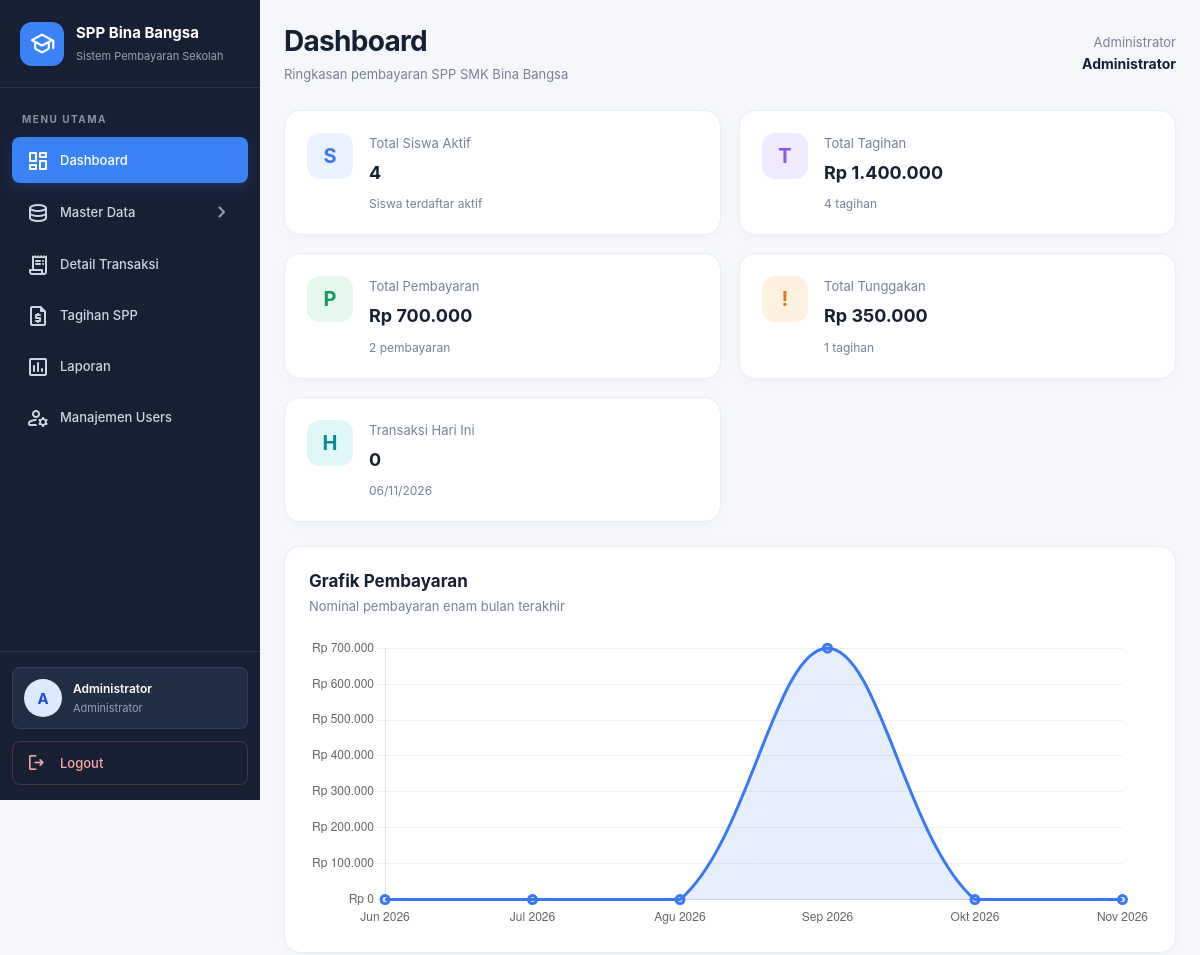
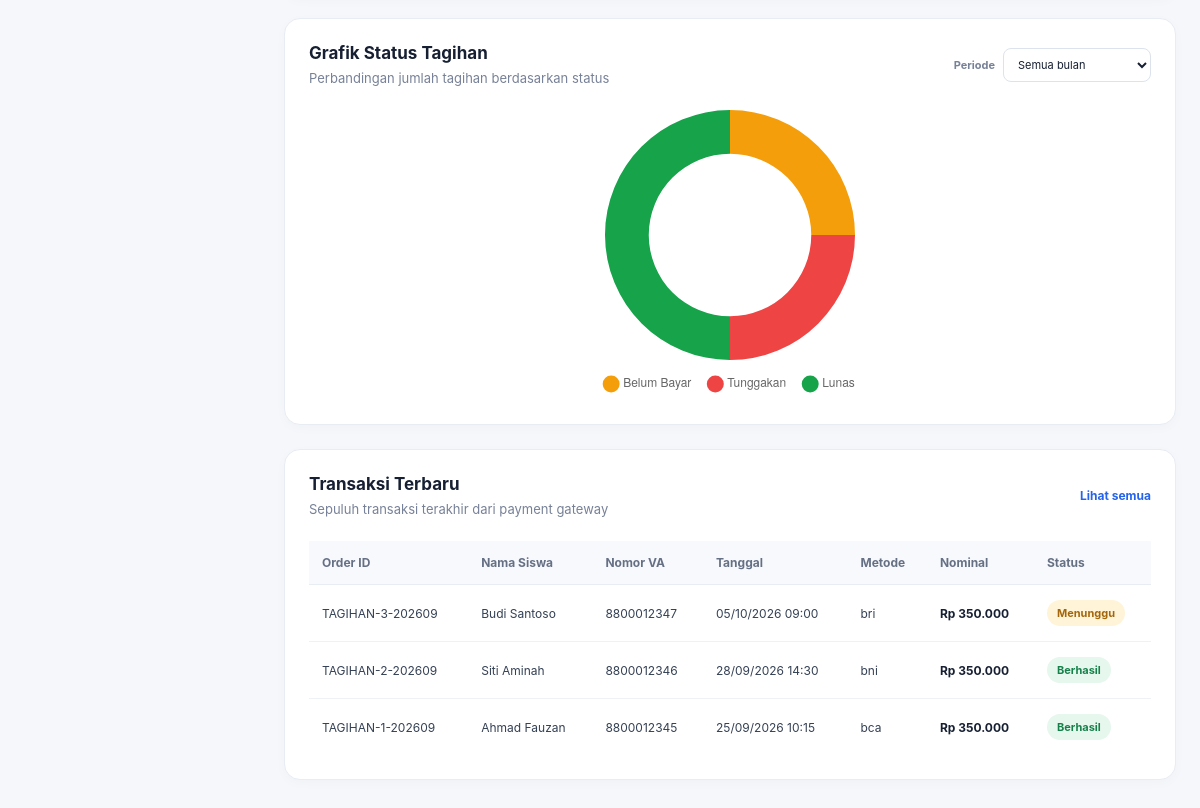
Page /admin/dashboard.php (signed in) on the committed database (2 pictures, top to bottom).
### tables this page shows
CREATE TABLE `transaksi_payment_gateway` (
  `id_transaksi`      INT UNSIGNED NOT NULL AUTO_INCREMENT,
  `order_id`          VARCHAR(100) NOT NULL COMMENT 'dibuat aplikasi, contoh: TAGIHAN-3-202609',
  `transaction_id`    VARCHAR(100) NULL COMMENT 'dari notifikasi Midtrans',
  `virtual_account`   VARCHAR(20)  NOT NULL,
  `id_siswa`          INT UNSIGNED NULL,
  `tanggal_transaksi` DATE NULL,
  `waktu_transaksi`   DATETIME NULL COMMENT 'transaction_time / settlement_time dari Midtrans',
  `nominal`           BIGINT UNSIGNED NOT NULL,
  `payment_type`      VARCHAR(30) NULL COMMENT 'bank_transfer, qris, e_wallet, dll',
  `payment_channel`   VARCHAR(50) NULL COMMENT 'bca, bni, bri, mandiri, dll',
  `reference_number`  VARCHAR(100) NULL COMMENT 'nomor referensi bank / fraud',
  `status_transaksi`  ENUM('pending','capture','settlement','deny','cancel','expire') NOT NULL DEFAULT 'pending',
  `fraud_status`      ENUM('accept','deny','challenge') NULL,
  `signature_key`     VARCHAR(255) NULL,
  `raw_response`      TEXT NULL COMMENT 'payload notifikasi Midtrans apa adanya',
  `created_at`        DATETIME NOT NULL DEFAULT CURRENT_TIMESTAMP,
  `updated_at`        DATETIME NOT NULL DEFAULT CURRENT_TIMESTAMP ON UPDATE CURRENT_TIMESTAMP,
  PRIMARY KEY (`id_transaksi`),
  UNIQUE KEY `uq_trx_order_id` (`order_id`),
  UNIQUE KEY `uq_trx_transaction_id` (`transaction_id`),
  KEY `fk_trx_siswa` (`id_siswa`),
  KEY `idx_trx_va` (`virtual_account`),
  KEY `idx_trx_status` (`status_transaksi`),
  CONSTRAINT `fk_trx_siswa` FOREIGN KEY (`id_siswa`) REFERENCES `siswa` (`id_siswa`) ON DELETE SET NULL
);

CREATE TABLE `siswa` (
  `id_siswa`       INT UNSIGNED NOT NULL AUTO_INCREMENT,
  `nis`            CHAR(5)     NOT NULL COMMENT '5 digit, menjadi 5 digit terakhir nomor VA',
  `nisn`           CHAR(10)    NULL,
  `nama`           VARCHAR(100) NOT NULL,
  `jenis_kelamin`  ENUM('L','P') NOT NULL,
  `tempat_lahir`   VARCHAR(60) NULL,
  `tanggal_lahir`  DATE        NULL,
  `alamat`         VARCHAR(255) NULL,
  `no_hp`          VARCHAR(20) NULL,
  `nama_orang_tua` VARCHAR(100) NULL,
  `id_kelas`       INT UNSIGNED NOT NULL,
  `id_tahun_ajaran` INT UNSIGNED NOT NULL,
  `id_user`        INT UNSIGNED NULL COMMENT 'akun login siswa',
  `status`         ENUM('aktif','lulus','keluar') NOT NULL DEFAULT 'aktif',
  `created_at`     DATETIME NOT NULL DEFAULT CURRENT_TIMESTAMP,
  `updated_at`     DATETIME NOT NULL DEFAULT CURRENT_TIMESTAMP ON UPDATE CURRENT_TIMESTAMP,
  PRIMARY KEY (`id_siswa`),
  UNIQUE KEY `uq_siswa_nis` (`nis`),
  UNIQUE KEY `uq_siswa_nisn` (`nisn`),
  UNIQUE KEY `uq_siswa_user` (`id_user`),
  KEY `fk_siswa_kelas` (`id_kelas`),
  KEY `fk_siswa_ta` (`id_tahun_ajaran`),
  CONSTRAINT `fk_siswa_kelas` FOREIGN KEY (`id_kelas`) REFERENCES `kelas` (`id_kelas`),
  CONSTRAINT `fk_siswa_ta`    FOREIGN KEY (`id_tahun_ajaran`) REFERENCES `tahun_ajaran` (`id_tahun_ajaran`),
  CONSTRAINT `fk_siswa_user`  FOREIGN KEY (`id_user`) REFERENCES `users` (`id_user`) ON DELETE SET NULL
);

### admin/dashboard.php (the view, shortened to what the rows shown need)
<?php
require_once __DIR__ . '/../config/koneksi.php';
function rupiah(int|float $nominal): string
{
    return 'Rp ' . number_format((float) $nominal, 0, ',', '.');
}
function aman(mixed $value): string
{
    return htmlspecialchars((string) ($value ?? '-'), ENT_QUOTES, 'UTF-8');
}
$totalSiswa = 0;
$totalNominalTagihan = 0;
$totalNominalPembayaran = 0;
$totalNominalTunggakan = 0;
$transaksiHariIni = 0;
$transaksiTerbaru = [];
$grafikPembayaran = [];
$grafikTunggakan = [];
try {
    $stmt = $pdo->query("
        SELECT COUNT(*)
        FROM siswa
        WHERE status = 'aktif'
    ");
    $totalSiswa = (int) $stmt->fetchColumn();
    $stmt = $pdo->query("
        SELECT
            COUNT(*) AS jumlah,
            COALESCE(SUM(nominal), 0) AS nominal
        FROM tagihan_spp
    ");
    $data = $stmt->fetch(PDO::FETCH_ASSOC);
    $totalNominalTagihan = (float) $data['nominal'];
    $stmt = $pdo->query("
        SELECT
            COUNT(*) AS jumlah,
            COALESCE(SUM(nominal_pembayaran), 0) AS nominal
        FROM pembayaran
    ");
    $data = $stmt->fetch(PDO::FETCH_ASSOC);
    $totalNominalPembayaran = (float) $data['nominal'];
    $stmt = $pdo->query("
        SELECT
            COUNT(*) AS jumlah,
            COALESCE(SUM(nominal), 0) AS nominal
        FROM tagihan_spp
        WHERE status = 'TUNGGAKAN'
    ");
    $data = $stmt->fetch(PDO::FETCH_ASSOC);
    $totalNominalTunggakan = (float) $data['nominal'];
    $stmt = $pdo->query("
        SELECT COUNT(*)
        FROM transaksi_payment_gateway
        WHERE tanggal_transaksi = CURDATE()
    ");
    $transaksiHariIni = (int) $stmt->fetchColumn();
    $stmt = $pdo->query("
        SELECT
            DATE_FORMAT(tanggal_pembayaran, '%Y-%m') AS periode,
            SUM(nominal_pembayaran) AS total
        FROM pembayaran
        WHERE tanggal_pembayaran >=
            DATE_FORMAT(DATE_SUB(CURDATE(), INTERVAL 5 MONTH), '%Y-%m-01')
          AND tanggal_pembayaran < DATE_ADD(LAST_DAY(CURDATE()), INTERVAL 1 DAY)
        GROUP BY DATE_FORMAT(tanggal_pembayaran, '%Y-%m')
        ORDER BY periode ASC
    ");
    $hasilGrafik = $stmt->fetchAll(PDO::FETCH_ASSOC);
    $labelBulan = [];
    $nilaiPembayaran = [];
    $dataPeriode = [];
    foreach ($hasilGrafik as $baris) {
        $dataPeriode[$baris['periode']] = (float) $baris['total'];
    }
    $namaBulan = [
        1 => 'Jan', 'Feb', 'Mar', 'Apr', 'Mei', 'Jun',
        'Jul', 'Agu', 'Sep', 'Okt', 'Nov', 'Des'
    ];
    for ($i = 5; $i >= 0; $i--) {
        $tanggal = new DateTime('first day of this month');
        $tanggal->modify("-{$i} months");
        $periode = $tanggal->format('Y-m');
        $labelBulan[] = $namaBulan[(int) $tanggal->format('n')]
            . ' ' . $tanggal->format('Y');
        $nilaiPembayaran[] = $dataPeriode[$periode] ?? 0;
    }
    $grafikPembayaran = [
        'labels' => $labelBulan,
        'data' => $nilaiPembayaran
    ];
    $filterStatusSql = '';
    $filterStatusParams = [];
    $stmt = $pdo->prepare(
        "SELECT status, COUNT(*) AS jumlah
         FROM tagihan_spp
         {$filterStatusSql}
         GROUP BY status"
    );
    $stmt->execute($filterStatusParams);
    $hasilStatus = $stmt->fetchAll(PDO::FETCH_KEY_PAIR);
    $grafikTunggakan = [
        'labels' => ['Belum Bayar', 'Tunggakan', 'Lunas'],
        'data' => [
            (int) ($hasilStatus['BELUM_BAYAR'] ?? 0),
            (int) ($hasilStatus['TUNGGAKAN'] ?? 0),
            (int) ($hasilStatus['LUNAS'] ?? 0)
        ]
    ];
    $stmt = $pdo->query("
        SELECT
            t.id_transaksi,
            t.order_id,
            COALESCE(va.nomor_va, t.virtual_account) AS virtual_account,
            t.nominal,
            t.payment_type,
            t.payment_channel,
            t.status_transaksi,
            t.tanggal_transaksi,
            t.waktu_transaksi,
            t.created_at,
            t.updated_at,
            s.nama AS nama_siswa
        FROM transaksi_payment_gateway t
        LEFT JOIN siswa s ON s.id_siswa = t.id_siswa
        LEFT JOIN virtual_account va ON va.id_siswa = t.id_siswa AND va.status = 'aktif'
        ORDER BY
            COALESCE(t.waktu_transaksi, t.created_at) DESC,
            t.id_transaksi DESC
        LIMIT 10
    ");
    $transaksiTerbaru = $stmt->fetchAll(PDO::FETCH_ASSOC);
} catch (PDOException $e) {
    error_log('Dashboard SPP: ' . $e->getMessage());
    $errorDatabase = true;
}
function labelStatus(string $status): string
{
    return match ($status) {
        'settlement' => 'Berhasil',
        'capture' => 'Berhasil',
        'pending' => 'Menunggu',
        'deny' => 'Ditolak',
        'cancel' => 'Dibatalkan',
        'expire' => 'Kedaluwarsa',
        default => ucfirst($status)
    };
}
?>
<!DOCTYPE html>
<html lang="id">
<head>
    <link rel="stylesheet" href="../assets/css/admin/sidebar.css">
    <link rel="stylesheet" href="../assets/css/admin/dashboard.css">
</head>
<body>
<?php require_once __DIR__ . '/partials/sidebar.php'; ?>
<main class="dashboard-main">
    <header class="dashboard-header">
        <div>
            <h1>Dashboard</h1>
        </div>
    </header>
    <section class="stats-grid">
        <article class="stat-card stat-blue">
            <div>
                <h2><?= number_format($totalSiswa, 0, ',', '.') ?></h2>
            </div>
        </article>
        <article class="stat-card stat-purple">
            <div>
                <h2><?= rupiah($totalNominalTagihan) ?></h2>
            </div>
        </article>
        <article class="stat-card stat-green">
            <div>
                <h2><?= rupiah($totalNominalPembayaran) ?></h2>
            </div>
        </article>
        <article class="stat-card stat-orange">
            <div>
                <h2><?= rupiah($totalNominalTunggakan) ?></h2>
            </div>
        </article>
        <article class="stat-card stat-teal">
            <div>
                <h2><?= number_format($transaksiHariIni, 0, ',', '.') ?></h2>
            </div>
        </article>
    </section>
    <section class="charts-grid">
        <article class="panel">
            <div class="panel-heading">
                <div>
                    <h2>Grafik Pembayaran</h2>
                </div>
            </div>
        </article>
        <article class="panel">
            <div class="panel-heading">
                <div>
                    <h2>Grafik Status Tagihan</h2>
                </div>
            </div>
        </article>
    </section>
    <section class="panel transactions-panel">
        <div class="panel-heading">
            <div>
                <h2>Transaksi Terbaru</h2>
            </div>
        </div>
        <div class="table-wrapper">
            <table class="transactions-table">
                <thead>
                    <tr>
                        <th>Order ID</th>
                        <th>Nama Siswa</th>
                        <th>Nomor VA</th>
                        <th>Tanggal</th>
                        <th>Metode</th>
                        <th>Nominal</th>
                        <th>Status</th>
                    </tr>
                </thead>
                <tbody>
                <?php if (empty($transaksiTerbaru)): ?>
                    <tr>
                        <td colspan="7" class="empty-state">
                            Belum ada data transaksi.
                        </td>
                    </tr>
                <?php else: ?>
                    <?php foreach ($transaksiTerbaru as $trx): ?>
                        <?php
                        $status = (string) $trx['status_transaksi'];
                        $statusClass = match ($status) {
                            'settlement', 'capture' => 'status-success',
                            'pending' => 'status-pending',
                            'deny', 'cancel' => 'status-failed',
                            'expire' => 'status-expired',
                            default => 'status-neutral'
                        };
                        $tanggal = $trx['waktu_transaksi']
                            ?: $trx['tanggal_transaksi']
                            ?: $trx['created_at'];
                        ?>
                        <tr>
                            <td><?= aman($trx['order_id']) ?></td>
                            <td><?= aman($trx['nama_siswa'] ?? 'Siswa tidak tersedia') ?></td>
                            <td><?= aman($trx['virtual_account']) ?></td>
                            <td>
                                <?= $tanggal
                                    ? aman(date('d/m/Y H:i', strtotime($tanggal)))
                                    : '-' ?>
                            </td>
                            <td>
                                <?= aman($trx['payment_channel'] ?: $trx['payment_type'] ?: '-') ?>
                            </td>
                            <td class="amount-cell"><?= rupiah((float) $trx['nominal']) ?></td>
                            <td>
                                <span class="status-badge <?= $statusClass ?>">
                                    <?= aman(labelStatus($status)) ?>
                                </span>
                            </td>
                        </tr>
                    <?php endforeach; ?>
                <?php endif; ?>
                </tbody>
            </table>
        </div>
    </section>
</main>
<script>
const formatRupiah = (angka) => {
    return new Intl.NumberFormat('id-ID', {
        style: 'currency',
        currency: 'IDR',
        maximumFractionDigits: 0
    }).format(angka);
};
const dataPembayaran = <?= json_encode(
    $grafikPembayaran,
    JSON_HEX_TAG | JSON_HEX_APOS | JSON_HEX_QUOT | JSON_HEX_AMP
) ?>;
const dataTunggakan = <?= json_encode(
    $grafikTunggakan,
    JSON_HEX_TAG | JSON_HEX_APOS | JSON_HEX_QUOT | JSON_HEX_AMP
) ?>;
// Grafik garis pembayaran.
new Chart(document.getElementById('grafikPembayaran'), {
    type: 'line',
    data: {
        labels: dataPembayaran.labels,
        datasets: [{
            label: 'Total Pembayaran',
            data: dataPembayaran.data,
            borderColor: '#3978f6',
            backgroundColor: 'rgba(57, 120, 246, 0.12)',
            borderWidth: 3,
            fill: true,
            tension: 0.35,
            pointRadius: 4,
            pointHoverRadius: 6
        }]
    },
    options: {
        responsive: true,
        maintainAspectRatio: false,
        plugins: {
            legend: { display: false },
            tooltip: {
                callbacks: {
                    label: (context) => formatRupiah(context.parsed.y)
                }
            }
        },
        scales: {
            y: {
                beginAtZero: true,
                ticks: {
                    callback: (value) => formatRupiah(value)
                },
                grid: { color: '#edf0f5' }
            },
            x: {
                grid: { display: false }
            }
        }
    }
});
// Grafik doughnut status tagihan.
new Chart(document.getElementById('grafikTunggakan'), {
    type: 'doughnut',
    data: {
        labels: dataTunggakan.labels,
        datasets: [{
            data: dataTunggakan.data,
            backgroundColor: ['#f59e0b', '#ef4444', '#16a34a'],
            borderWidth: 0,
            hoverOffset: 6
        }]
    },
    options: {
        responsive: true,
        maintainAspectRatio: false,
        cutout: '65%',
        plugins: {
            legend: {
                position: 'bottom',
                labels: {
                    usePointStyle: true,
                    padding: 18
                }
            }
        }
    }
});
</script>
</body>
</html>

### rows in the picture
transaksi_payment_gateway: order "TAGIHAN-3-202609", id_siswa.nama "Budi Santoso", virtual_account "8800012347", waktu_transaksi "05/10/2026 09:00", payment_channel "bri", nominal "Rp 350.000", status_transaksi "Menunggu"
transaksi_payment_gateway: order "TAGIHAN-2-202609", id_siswa.nama "Siti Aminah", virtual_account "8800012346", waktu_transaksi "28/09/2026 14:30", payment_channel "bni", nominal "Rp 350.000", status_transaksi "Berhasil"
transaksi_payment_gateway: order "TAGIHAN-1-202609", id_siswa.nama "Ahmad Fauzan", virtual_account "8800012345", waktu_transaksi "25/09/2026 10:15", payment_channel "bca", nominal "Rp 350.000", status_transaksi "Berhasil"

### other values in the picture
$userInitial "A"
$userName "Administrator"
$namaAdmin "Administrator"
$totalSiswa "4"
rupiah($totalNominalTagihan) "Rp 1.400.000"
$jumlahTagihan "4"
rupiah($totalNominalPembayaran) "Rp 700.000"
$jumlahPembayaran "2"
rupiah($totalNominalTunggakan) "Rp 350.000"
$jumlahTunggakan "1"
$transaksiHariIni "0"
